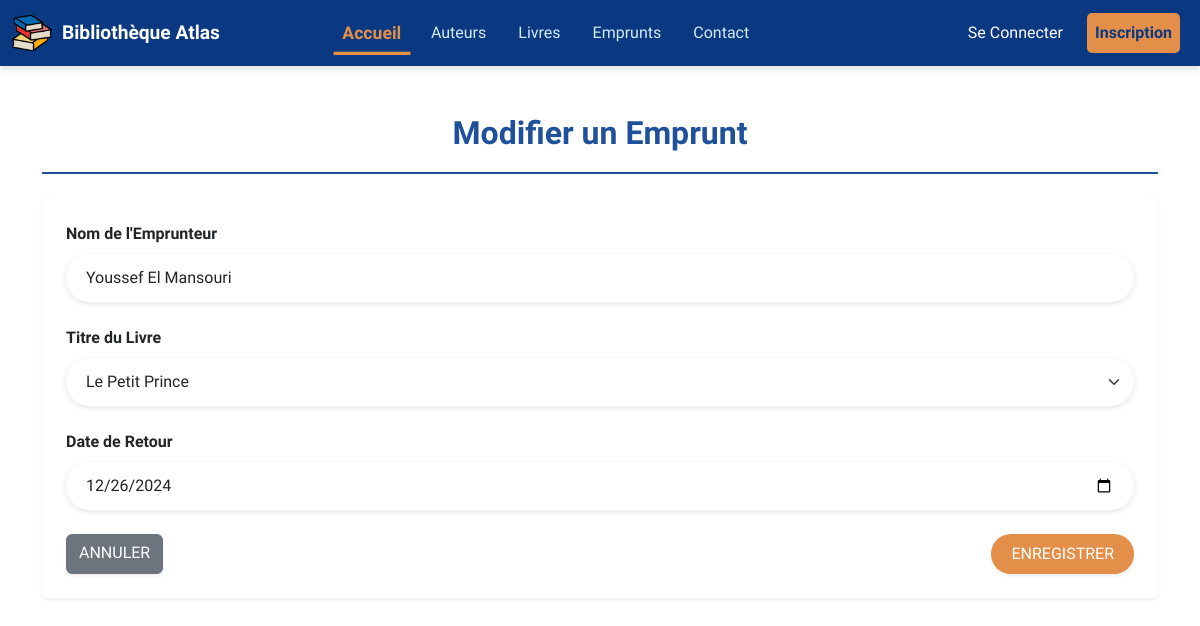
Page /emprunts/4/modifier/ on the committed database.
### emprunts/models.py (models this page shows, shortened)
class Emprunt(models.Model):
    emprunteur = models.CharField(max_length=100)
    livre = models.ForeignKey(Livre, on_delete=models.CASCADE)
    date_emprunt = models.DateField(auto_now_add=True)
    date_retour = models.DateField()

### livres/models.py (models this page shows, shortened)
class Livre(models.Model):
    titre = models.CharField(max_length=200)
    auteur = models.ForeignKey(Auteur, on_delete=models.CASCADE)  # Relation avec Auteur
    date_publication = models.DateField()
    genre = models.CharField(max_length=100)
    exemplaires = models.PositiveIntegerField()

### emprunts/views.py (the view, shortened to what this page needs)
# urls.py: path('<int:id>/modifier/', views.modifier_emprunt, name='modifier_emprunt'),
def modifier_emprunt(request, id):
    emprunt = get_object_or_404(Emprunt, id=id)
    livres = Livre.objects.all()
    return render(request, 'emprunts/modifier_emprunt.html', {'emprunt': emprunt, 'livres': livres})

### templates/emprunts/modifier_emprunt.html (shortened to what this page needs)
{% extends 'base.html' %}
{% block content %}
<div class="container mt-5">
    <h2 class="text-center mb-4 fw-bold" style="color: #1F509A; border-bottom: 2px solid #1F509A; padding-bottom: 20px;">Modifier un Emprunt</h2>
    <form method="post" class="shadow-sm p-4 bg-body rounded">
        <div class="mb-4">
            <label for="emprunteur" class="form-label fw-semibold">Nom de l'Emprunteur</label>
            <input type="text" class="form-control border-0 search-input" id="emprunteur" name="emprunteur"
                   value="{{ emprunt.emprunteur }}"
                   placeholder="Entrez le nom de l'emprunteur"
                   required style="box-shadow: 0 2px 6px rgba(0, 0, 0, 0.1);">
        </div>
        <div class="mb-4">
            <label for="livre" class="form-label fw-semibold">Titre du Livre</label>
            <select class="form-select border-0 search-input" id="livre" name="livre"
                    required style="box-shadow: 0 2px 6px rgba(0, 0, 0, 0.1);">
                {% for livre in livres %}
                <option value="{{ livre.id }}" {% if livre.id == emprunt.livre.id %}selected{% endif %}>
                    {{ livre.titre }}
                </option>
                {% endfor %}
            </select>
        </div>
        <div class="mb-4">
            <label for="date_retour" class="form-label fw-semibold">Date de Retour</label>
            <input type="date" class="form-control border-0 search-input" id="date_retour" name="date_retour"
                   value="{{ emprunt.date_retour|date:'Y-m-d' }}"
                   required style="box-shadow: 0 2px 6px rgba(0, 0, 0, 0.1);">
        </div>
        <div class="d-flex justify-content-between mt-4">
            <a href="{% url 'liste_auteurs' %}" class="btn btn-secondary shadow-sm">
                 Annuler
            </a>
            <button type="submit" class="btn btn-custom shadow-sm">
                 Enregistrer
            </button>
        </div>
    </form>
</div>
{% endblock %}

### static/css/style.css (style rules this page uses)
:root { --bleu-clair: #D4EBF8; --bleu-moyen: #1F509A; --bleu-fonce: #0A3981; --orange: #E38E49; --text-dark: #333; --text-muted: #6c757d; --white: #FFFFFF; --hover-scale: 1.1; }
body { background-color: var(--bleu-clair); color: var(--text-dark); padding: 0; margin: 0; box-sizing: border-box; font-family: "Chakra Petch", sans-serif; }
h1, h2 { color: var(--bleu-fonce); }
.btn { background-color: #E38E49; color: #ffffff; border: none; border-radius: 5px; font-size: 1rem; font-weight: 600; text-transform: uppercase; padding: 10px 20px; transition: all 0.3s ease; }
.form-label { font-weight: 600; }
.rounded { border-radius: 10px; }

### static/css/custom.css (style rules this page uses)
.btn-custom { background-color: #E38E49; color: #ffffff; font-size: 1rem; padding: 8px 20px; border: none; border-radius: 30px; text-transform: uppercase; transition: all 0.3s ease; }
.search-input { border: 0; border-radius: 30px; padding: 12px 20px; width: 100%; box-shadow: 0 2px 6px rgba(0, 0, 0, 0.1); font-size: 1rem; }

### templates/base.html (style rules this page uses)
body { font-family: "Chakra Petch", sans-serif; }

### rows in the picture
Emprunt: emprunteur "Youssef El Mansouri", livre "Le Petit Prince", date_retour "12/26/2024"
